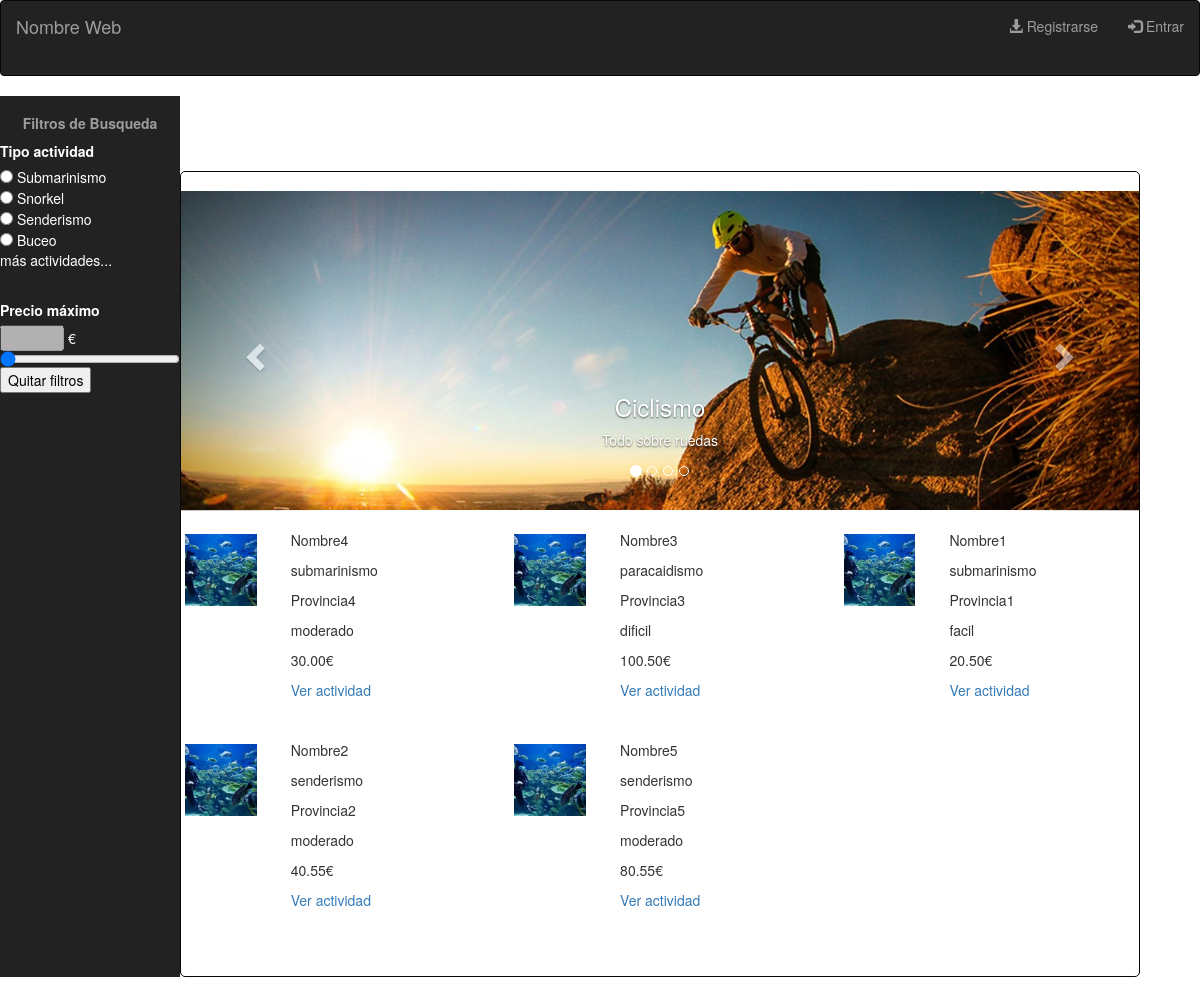
Page /PI_2018/index.php on the committed database.
### tables this page shows
CREATE TABLE oferta(
	id int NOT NULL AUTO_INCREMENT,
	cif_empresa varchar(9),
	nombre varchar(25),
	provincia varchar(30),
	municipio varchar(30),
	duracion varchar(30),
	num_plazas int,
	tipo_actividad varchar(30),
	descripcion varchar(150),
	localizacion varchar(30),
	precio double(8,2),
	dificultad varchar(15),
  imagen_oferta varchar(100),
  categoria varchar(20),
	fecha_inicio date,
	fecha_fin date,
	PRIMARY KEY (id),
	FOREIGN KEY (cif_empresa) REFERENCES empresa(cif)
);

### PI_2018/index.php (the view, shortened to what this page needs)
<?php
include 'php/connection.php';
$global_sql = 'SELECT * FROM oferta ORDER BY fecha_inicio DESC';
$global_cont_sql = "SELECT COUNT(*) AS `count` FROM `oferta`";
?>
<!DOCTYPE html>
<html>
<head>
	<link rel="stylesheet" type="text/css" href="./css/style.css">
	<link rel="stylesheet" href="https://maxcdn.bootstrapcdn.com/bootstrap/3.3.7/css/bootstrap.min.css">
</head>
<body>
<header class="navbar navbar-inverse">
  <div class="container-fluid">
    <div class="navbar-header">
      <a class="navbar-brand" href="#">Nombre Web</a>
    </div>
    <ul class="nav navbar-nav navbar-right">
    	<?php
        if (!isset($_SESSION['nombre'])) {
            echo '<li><a href="content/selec_reg.php"><span class="glyphicon glyphicon-download-alt"></span> Registrarse</a></li>';
            echo '<li><a href="content/login.html"><span class="glyphicon glyphicon-log-in"></span> Entrar</a></li>';
        }
        ?>
    </ul>
  </div>
</header>
<nav class="menuPrincipalUser">
</nav>
<aside class="filtroBusqueda">
</aside>
<section>
	<article>
		<div id="myCarousel" class="carousel slide carousel-generico" data-ride="carousel">
		  <ol class="carousel-indicators">
		    <li data-target="#myCarousel" data-slide-to="0" class="active"></li>
		    <li data-target="#myCarousel" data-slide-to="1"></li>
		    <li data-target="#myCarousel" data-slide-to="2"></li>
		    <li data-target="#myCarousel" data-slide-to="3"></li>
		  </ol>
		  <div class="carousel-inner" role="listbox">
		    <div class="item active">
		      <img src="./img/ciclismo-slider.jpg" alt="ciclismo">
		      <div class="carousel-caption">
		        <h3>Ciclismo</h3>
			        <p>Todo sobre ruedas</p>
		      </div>
		    </div>
		  </div>
		  <a class="left carousel-control" href="#myCarousel" role="button" data-slide="prev">
		    <span class="glyphicon glyphicon-chevron-left" aria-hidden="true"></span>
		  </a>
		  <a class="right carousel-control" href="#myCarousel" role="button" data-slide="next">
		    <span class="glyphicon glyphicon-chevron-right" aria-hidden="true"></span>
		  </a>
		</div>
	</article>
	<article>
        <div class="row tabla">
        <?php
        	$result = $conexion->query($global_cont_sql);
			$fila = $row = $result->fetch_assoc();
			$count = 12;
			$ofertas_encontradas = $fila['count'];
			if ($ofertas_encontradas<12) {
				$count = $fila['count'];
			}
        	$sql = $global_sql;
			$result = $conexion->query($sql);
            for ($i = 1; $i <= $count; $i++) {
            	$row = $result->fetch_assoc();
                $nombre = $row['nombre'];
                $provincia = $row['provincia'];
                $actividad = $row['tipo_actividad'];
                $precio = $row['precio'];
                $dificultad = $row['dificultad'];
                echo '  <div class="col-lg-4 actividad">
    			<div class="row">
	    			<div class="col-lg-4">
	    				<img src="./img/submarinismo.jpg" alt="submarinismo" class="listImg">
	    			</div>
	    			<div class="col-lg-8">
	    			    <p id="nombre">'.$nombre.'</p>
	    			    <p id="actividad">'.$actividad.'</p>
	    				<p id="provincia">'.$provincia.'</p>
	    				<p id="dificultad">'.$dificultad.'</p>
	    				<p id="precio">'.$precio.'€</p>
	    				<a href="content/oferta.php?id='.$row['id'].'">Ver actividad</a>
	    			</div>
    			</div>
    		</div>';
            }
        ?>
  		</div>
	</article>
</section>
<footer>
</footer>
</body>
</html>

### PI_2018/css/style.css (style rules this page uses)
body, html { width: 100%; min-height: 100%; height: 100% !important; top:0; left:0; }
body { position: absolute; background-color: #222; }
header { width: 100%; height: 7.5%; float: left; }
nav { width: 80%; height: 7.5%; float: right; margin-right: 5%; }
section { background-color: white; width: 80%; min-height: 80%; float: left; border-style: solid; border-width: 1px; border-color: #080808; border-radius: 5px; }
article { background-color: white; }
aside { width: 15%; min-height: 87.5%; height: auto; float: left; }
footer { width: 100%; height: 5%; float: left; }
.listImg { width: 100%; height: 100%; padding: 5%; }
.carousel-generico { margin-top: 2%; }
.actividad { margin-top: 2%; margin-bottom: 2%; }

### PI_2018/components/index/filtroBusqueda/css/style.css (style rules this page uses)
aside { background-color: #222; }

### rows in the picture
oferta: nombre "Nombre4", tipo_actividad "submarinismo", provincia "Provincia4", dificultad "moderado", precio "30.00"
oferta: nombre "Nombre3", tipo_actividad "paracaidismo", provincia "Provincia3", dificultad "dificil", precio "100.50"
oferta: nombre "Nombre1", tipo_actividad "submarinismo", provincia "Provincia1", dificultad "facil", precio "20.50"
oferta: nombre "Nombre2", tipo_actividad "senderismo", provincia "Provincia2", dificultad "moderado", precio "40.55"
oferta: nombre "Nombre5", tipo_actividad "senderismo", provincia "Provincia5", dificultad "moderado", precio "80.55"
